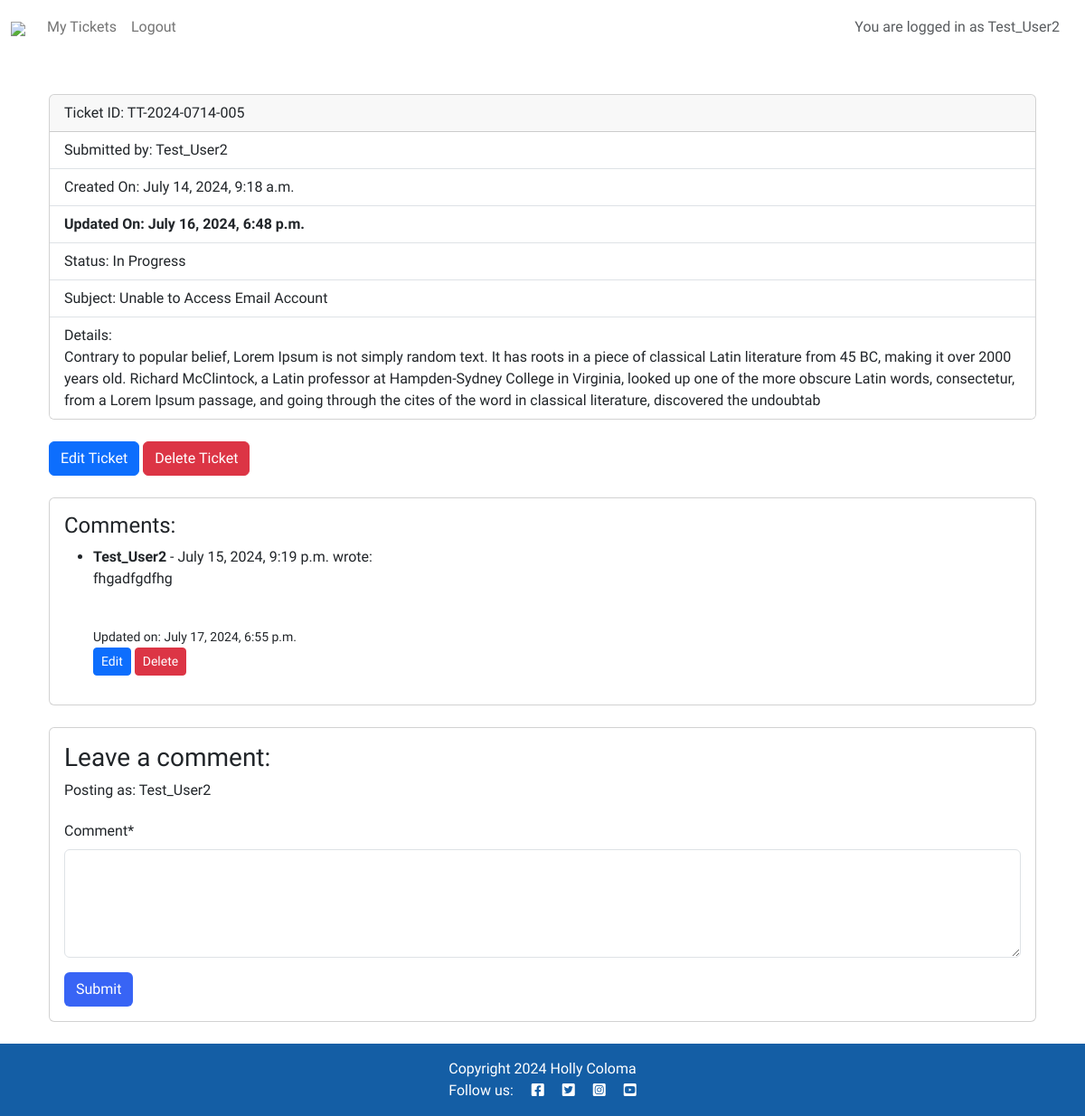
/ticket/5/ (signed in), run on an earlier commit of the app's database.
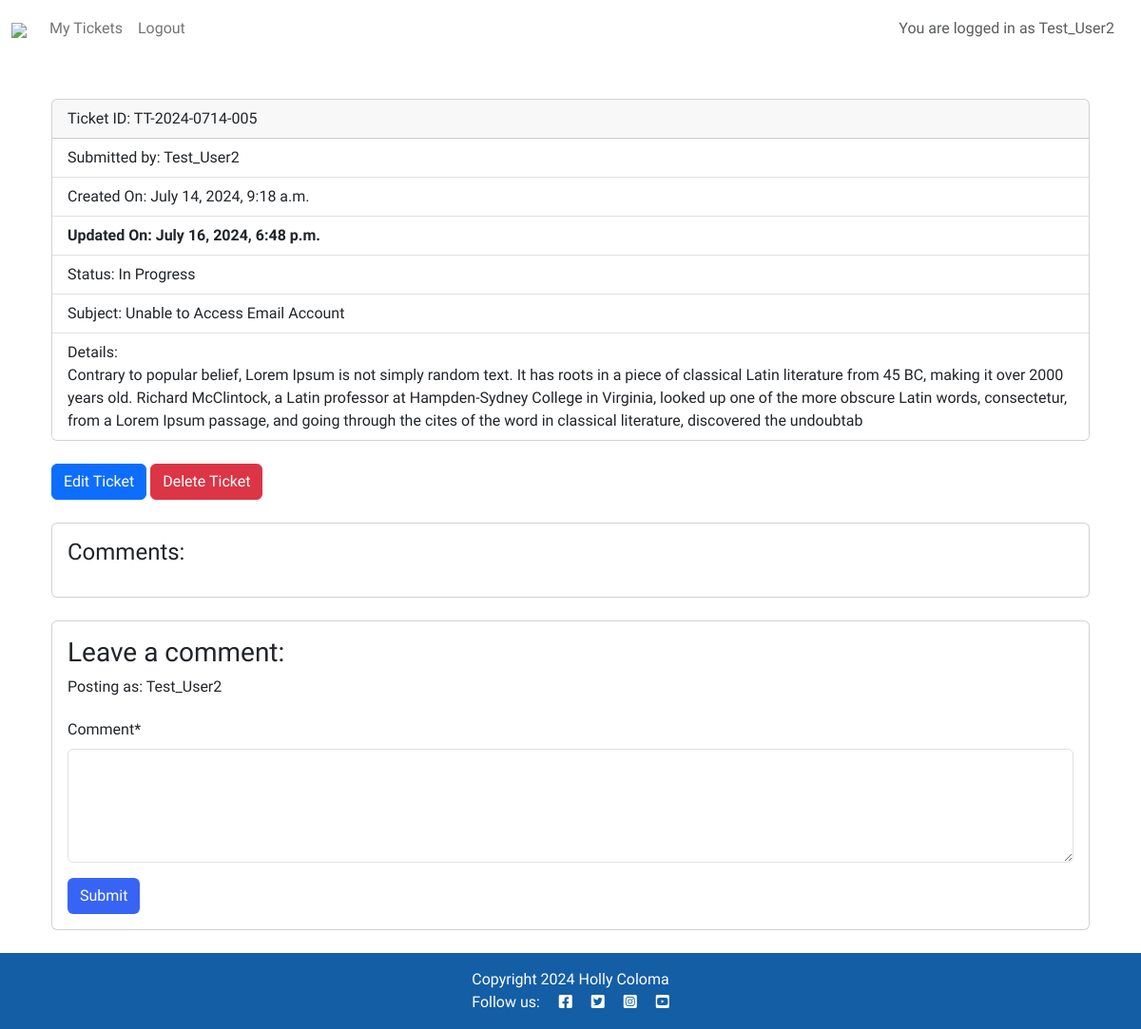
And on a later commit of the database.
### support/models.py (models this page shows, shortened)
class Comment(models.Model):
    user = models.ForeignKey(User, on_delete=models.CASCADE, related_name="commenter") # Many to one
    ticket = models.ForeignKey(Ticket, on_delete=models.CASCADE, related_name='comments', null=True, blank=True) # Many to one
    comment = models.TextField()
    created_on = models.DateTimeField(auto_now_add=True)
    updated_on = models.DateTimeField(auto_now=True)

### support/views.py (the view)
# urls.py: path('ticket/<int:pk>/', TicketDetailView.as_view(), name='ticket_detail'),
class TicketDetailView(LoginRequiredMixin, DetailView):
    model = Ticket
    template_name = 'support/ticket_detail.html'
    context_object_name = 'ticket'
    def get_queryset(self):
        queryset = super().get_queryset()
        loggedUser = self.request.user
        if loggedUser.is_staff or loggedUser.groups.filter(name='tech_support').exists():
            return queryset
        return queryset.filter(user=self.request.user)
    def get_object(self, queryset=None):
        obj = super().get_object(queryset)
        loggedUser = self.request.user
        if obj.user != loggedUser and not (loggedUser.is_staff or loggedUser.groups.filter(name='tech_support').exists()):
            raise PermissionDenied("You do not have permission to view this ticket.")
        return obj
    def get_context_data(self, **kwargs):
        context = super().get_context_data(**kwargs)
        ticket = self.get_object()
        context['comments'] = ticket.comments.all().order_by('-created_on')
        context['comment_form'] = CommentForm()
        return context

### support/forms.py
class CommentForm(forms.ModelForm):
    class Meta:
        model = Comment
        fields = ['comment']

### support/templates/support/ticket_detail.html (shortened to what the changed rows need)
{% extends "base.html" %}
{% block content %}
{% load crispy_forms_tags %}
{% load static %}
<div class="container mt-4">
    {% if ticket %}
    <div class="container mt-4">
        <div class="card mb-4">
            <div class="card-body">
                <ul>
                    {% for comment in comments %}
                    <li><strong>{{ comment.user.username }}</strong> - {{ comment.created_on }} wrote:
                        {{ comment.comment|linebreaks }}
                        {% if comment.created_on|date:"Y-m-d H:i:s" != comment.updated_on|date:"Y-m-d H:i:s" %}
                            <br><small>Updated on: {{ comment.updated_on }}</small>
                        {% endif %}
                        {% if user == comment.user or user.is_staff %}
                            {% if ticket.status != 'Closed' %}
                            <div class="edit-button-container">
                                {% if user == comment.user %}
                                <button class="btn btn-primary btn-sm edit-comment-btn" data-bs-toggle="modal" data-bs-target="#editCommentModal" data-comment-id="{{ comment.id }}" data-comment="{{ comment.comment }}">Edit</button>
                                {% endif %}
                                <button class="btn btn-danger btn-sm delete-comment-button" data-comment-id="{{ comment.id }}">Delete</button>
                            </div>
                            {% endif %}
                        {% endif %}
                    </li>
                    {% endfor %}
                </ul>
            </div>
        </div>
        {% endif %}
</div>
{% endblock content %}

What changed in the data, as far as the page shows it:
removed Comment: user.username "Test_User2", created_on "July 15, 2024, 9:19 p.m.", comment "fhgadfgdfhg", updated_on "July 17, 2024, 6:55 p.m."
